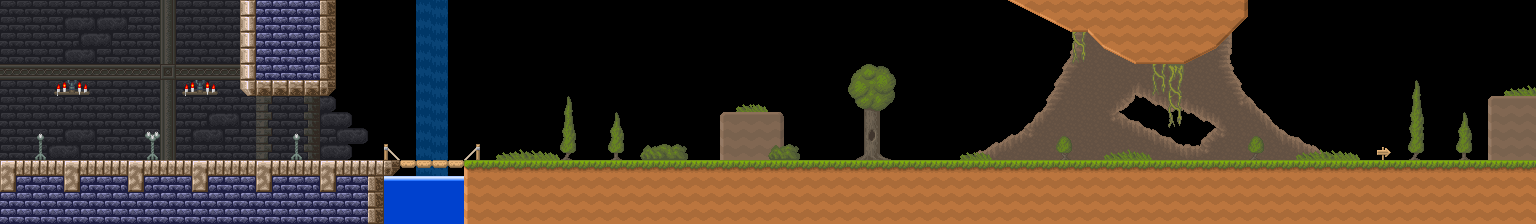

Below is a game level as drawn by its tile map, then a one-line description and the .tmx that defines it (tile-layer data replaced by summaries):
An orthogonal 96x14 tile map with 16x16 px tiles, 5 tile layers (background, liquid, collision, objects, ...), 2 tilesets.

<map version="1.0" orientation="orthogonal" renderorder="right-down" width="96" height="14" tilewidth="16" tileheight="16" nextobjectid="1">
 <properties>
  <property name="music" value="finale" />
  <property name="parallax1" value="sky_fortress_sky;0.0;-0.015;0;-40;0;0;0" />
  <property name="parallax2" value="sky_fortress_mountains;0.4;-0.1;0;80;0;0;0" />
  <property name="parallax3" value="sky_clouds;0.5;-0.25;0;-60;1.0;0;0" />
  <property name="timelimit" value="60" />
 </properties>
 <tileset firstgid="1" name="tileset" tilewidth="16" tileheight="16" tilecount="2048">
  <image source="../images/tileset.png" width="512" height="1024" />
 </tileset>
 <tileset firstgid="2049" name="objects" tilewidth="16" tileheight="16" tilecount="256">
  <image source="../images/objects.png" width="256" height="256" />
 </tileset>
 <layer name="background" width="96" height="14">
  <properties>
   <property name="sortOrder" value="110" />
  </properties>
  <data>[1344 cells, 377 non-empty, 87 distinct tile ids]</data>
 </layer>
 <layer name="liquid" width="96" height="14">
  <properties>
   <property name="color" value="ffffff66" />
   <property name="sortOrder" value="95" />
  </properties>
  <data>[1344 cells, 15 non-empty, 2 distinct tile ids]</data>
 </layer>
 <layer name="collision" width="96" height="14">
  <properties>
   <property name="sortOrder" value="90" />
  </properties>
  <data>[1344 cells, 449 non-empty, 28 distinct tile ids]</data>
 </layer>
 <layer name="objects" width="96" height="14">
  <properties>
   <property name="sortOrder" value="100" />
  </properties>
  <data>[1344 cells, 0 non-empty, 0 distinct tile ids]</data>
 </layer>
 <layer name="overlay" width="96" height="14">
  <properties>
   <property name="sortOrder" value="89" />
  </properties>
  <data>[1344 cells, 35 non-empty, 18 distinct tile ids]</data>
 </layer>
</map>
